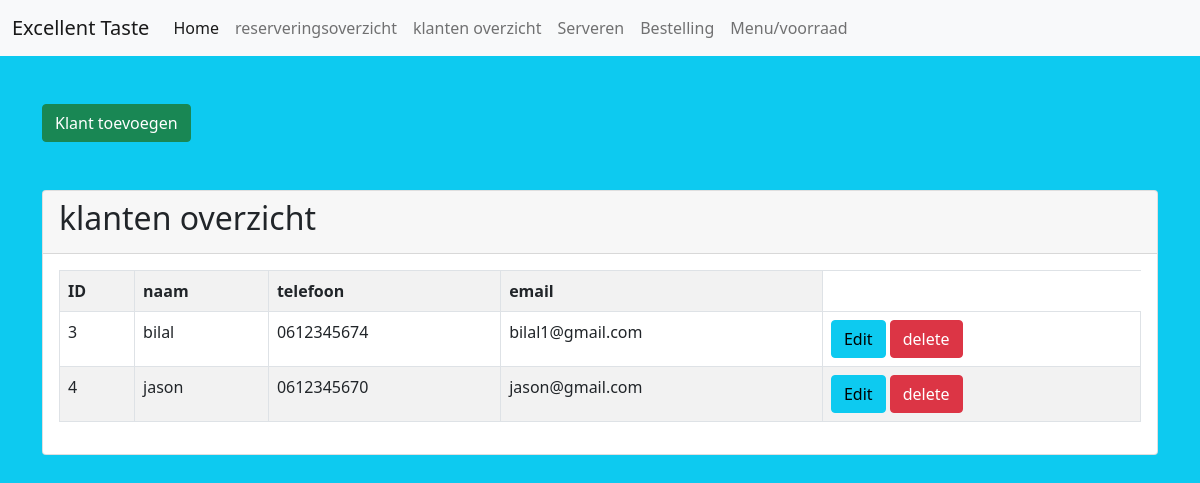
Page /klanten/klantenoverzicht.php on the committed database.
### tables this page shows
CREATE TABLE `klant` (
  `id` int(11) NOT NULL,
  `naam` varchar(20) NOT NULL,
  `telefoon` varchar(11) NOT NULL,
  `email` varchar(128) NOT NULL
);

### db/db.php (called while the page is built, shortened)
<?php
class database {
    private $pdo;
    public function __construct(){
        $this->host = 'localhost';
        $this->user = 'root';
        $this->pass = '';
        $this->db = 'excellenttaste';
        $this->charset = 'utf8mb4';
        try{
            $dsn = 'mysql:host='. $this->host.';dbname='.$this->db.';charset='.$this->charset;
            $this->pdo = new PDO($dsn, $this->user, $this->pass);
            $this->pdo->setAttribute(PDO::ATTR_ERRMODE, PDO::ERRMODE_EXCEPTION);
            return $this->pdo;
        }
        catch(\PDOException $e){
            echo "Connection Failed: ".$e->getMessage();
        }
    }
    public function getKlanten() {
        $sql = "SELECT * FROM klant";
        $stmt = $this->pdo->prepare($sql);
        $stmt->execute();
        $result = $stmt->fetchAll(PDO::FETCH_ASSOC);
        return $result;
    }
}
?>

### klanten/klantenoverzicht.php (the view)
<?php
require '../db/db.php';
$db = new database();
$klanten = $db->getKlanten();
?>
<?php
require '../header.php';
?>
    <div class="container">
        <a href="./klanten.php" class="btn btn-success mt-5">Klant toevoegen</a>
        <div class="card mt-5">
            <div class="card-header">
                <h2>klanten overzicht</h2>
            </div>
            <div class="card-body">
                <table class="tabe table-bordered table table-striped">
                    <tr>
                        <th>ID</th>
                        <th>naam</th>
                        <th>telefoon</th>
                        <th>email</th>
                    </tr>
                    <?php foreach($klanten as $klant): ?>
                    <tr>
                        <td><?= $klant['id']; ?></td>
                        <td><?= $klant['naam']; ?></td>
                        <td><?= $klant['telefoon']; ?></td>
                        <td><?= $klant['email']; ?></td>
                        <td>
                        <a href="klantenedit.php?id=<?php echo $klant['id'] ?>" class="btn btn-info">Edit</a>
                        <a onclick="return confirm('Are you sure you want to delete')"href="deleteklant.php?id=<?php echo $klant['id'] ?>" class="btn btn-danger">delete</a>
                        </td>
                    </tr>
                    <?php endforeach; ?>
                </table>
            </div>
        </div>
    </div>
<?php
require '../footer.php';
?>

### rows in the picture
klant: id "3", naam "bilal", telefoon "0612345674", email "bilal1@gmail.com"
klant: id "4", naam "jason", telefoon "0612345670", email "jason@gmail.com"
